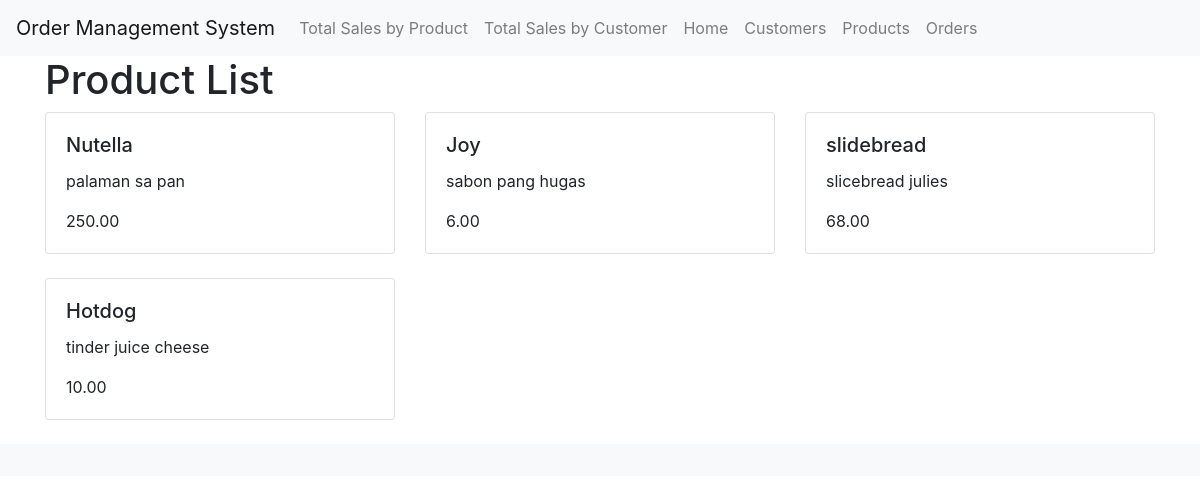
Page /product_list/ on the committed database.
### orders/models.py (models this page shows, shortened)
class Product(models.Model):
    name = models.CharField(max_length=200)
    description = models.TextField()
    price = models.DecimalField(max_digits=10, decimal_places=2)

### orders/views.py (the view)
# urls.py: path('product_list/', views.product_list, name='product_list'),  # new URL pattern
def product_list(request):
    products = Product.objects.all()
    return render(request, 'orders/product_list.html', {'products': products})

### templates/orders/product_list.html
{% extends 'base_generic.html' %}
{% block content %}
  <h1>Product List</h1>
  <div class="row">
    {% for product in products %}
      <div class="col-md-4">
        <div class="card mb-4">
          <div class="card-body">
            <h5 class="card-title">{{ product.name }}</h5>
            <p class="card-text">{{ product.description }}</p>
            <p class="card-text">{{ product.price }}</p>
          </div>
        </div>
      </div>
    {% empty %}
      <p>No products available.</p>
    {% endfor %}
  </div>
{% endblock %}

### rows in the picture
Product: name "Nutella", description "palaman sa pan", price "250.00"
Product: name "Joy", description "sabon pang hugas", price "6.00"
Product: name "slidebread", description "slicebread julies", price "68.00"
Product: name "Hotdog", description "tinder juice cheese", price "10.00"
